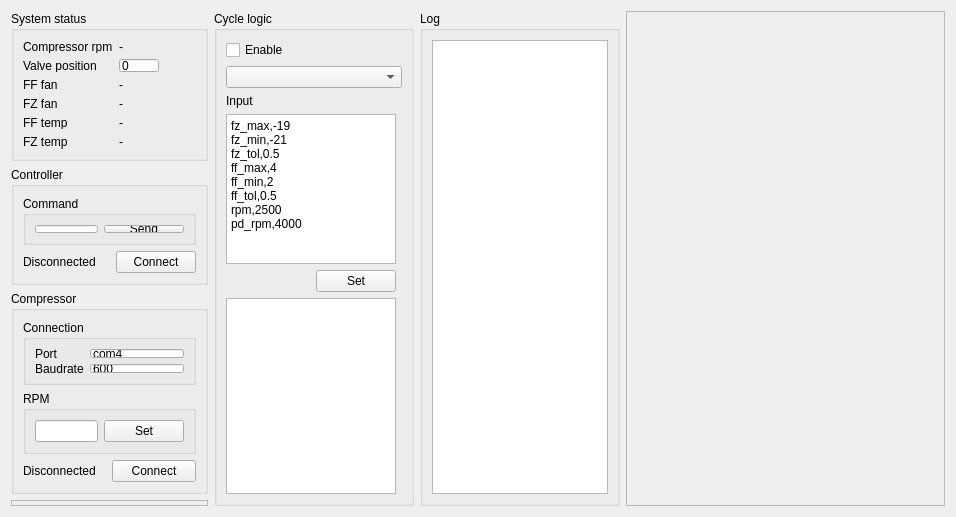
<?xml version="1.0" encoding="UTF-8"?>
<ui version="4.0">
 <class>Form</class>
 <widget class="QWidget" name="Form">
  <property name="geometry">
   <rect>
    <x>0</x>
    <y>0</y>
    <width>956</width>
    <height>517</height>
   </rect>
  </property>
  <property name="windowTitle">
   <string>Form</string>
  </property>
  <layout class="QGridLayout" name="gridLayout">
   <item row="0" column="0">
    <widget class="QGroupBox" name="groupBox_5">
     <property name="maximumSize">
      <size>
       <width>197</width>
       <height>150</height>
      </size>
     </property>
     <property name="title">
      <string>System status</string>
     </property>
     <layout class="QGridLayout" name="gridLayout_4">
      <item row="0" column="0">
       <layout class="QFormLayout" name="formLayout_10">
        <item row="0" column="0">
         <widget class="QLabel" name="label_22">
          <property name="text">
           <string>Compressor rpm</string>
          </property>
         </widget>
        </item>
        <item row="0" column="1">
         <widget class="QLabel" name="statuscomp">
          <property name="minimumSize">
           <size>
            <width>50</width>
            <height>0</height>
           </size>
          </property>
          <property name="text">
           <string>-</string>
          </property>
         </widget>
        </item>
        <item row="1" column="0">
         <widget class="QLabel" name="label_4">
          <property name="text">
           <string>Valve position</string>
          </property>
         </widget>
        </item>
        <item row="1" column="1">
         <widget class="QLineEdit" name="statusstep">
          <property name="maximumSize">
           <size>
            <width>40</width>
            <height>16777215</height>
           </size>
          </property>
          <property name="text">
           <string>0</string>
          </property>
         </widget>
        </item>
        <item row="2" column="0">
         <widget class="QLabel" name="label_7">
          <property name="text">
           <string>FF fan</string>
          </property>
         </widget>
        </item>
        <item row="2" column="1">
         <widget class="QLabel" name="statusfffan">
          <property name="minimumSize">
           <size>
            <width>50</width>
            <height>0</height>
           </size>
          </property>
          <property name="text">
           <string>-</string>
          </property>
         </widget>
        </item>
        <item row="3" column="0">
         <widget class="QLabel" name="label_11">
          <property name="text">
           <string>FZ fan</string>
          </property>
         </widget>
        </item>
        <item row="3" column="1">
         <widget class="QLabel" name="statusfzfan">
          <property name="minimumSize">
           <size>
            <width>50</width>
            <height>0</height>
           </size>
          </property>
          <property name="text">
           <string>-</string>
          </property>
         </widget>
        </item>
        <item row="4" column="0">
         <widget class="QLabel" name="label">
          <property name="text">
           <string>FF temp</string>
          </property>
         </widget>
        </item>
        <item row="5" column="0">
         <widget class="QLabel" name="label_2">
          <property name="text">
           <string>FZ temp</string>
          </property>
         </widget>
        </item>
        <item row="4" column="1">
         <widget class="QLabel" name="statusfftemp">
          <property name="text">
           <string>-</string>
          </property>
         </widget>
        </item>
        <item row="5" column="1">
         <widget class="QLabel" name="statusfztemp">
          <property name="text">
           <string>-</string>
          </property>
         </widget>
        </item>
       </layout>
      </item>
     </layout>
    </widget>
   </item>
   <item row="0" column="1" rowspan="4">
    <widget class="QGroupBox" name="groupBox_2">
     <property name="maximumSize">
      <size>
       <width>200</width>
       <height>16777215</height>
      </size>
     </property>
     <property name="title">
      <string>Cycle logic</string>
     </property>
     <layout class="QGridLayout" name="gridLayout_7">
      <item row="0" column="0">
       <widget class="QCheckBox" name="enablelogic">
        <property name="text">
         <string>Enable</string>
        </property>
       </widget>
      </item>
      <item row="1" column="0" rowspan="2" colspan="2">
       <widget class="QComboBox" name="logicselector"/>
      </item>
      <item row="3" column="0">
       <widget class="QLabel" name="label_3">
        <property name="text">
         <string>Input</string>
        </property>
       </widget>
      </item>
      <item row="6" column="0" alignment="Qt::AlignRight">
       <widget class="QPushButton" name="setlogic">
        <property name="text">
         <string>Set</string>
        </property>
       </widget>
      </item>
      <item row="4" column="0">
       <widget class="QPlainTextEdit" name="logicinput">
        <property name="maximumSize">
         <size>
          <width>16777215</width>
          <height>150</height>
         </size>
        </property>
        <property name="plainText">
         <string>fz_max,-19
fz_min,-21
fz_tol,0.5
ff_max,4
ff_min,2
ff_tol,0.5
rpm,2500
pd_rpm,4000</string>
        </property>
       </widget>
      </item>
      <item row="7" column="0">
       <widget class="QPlainTextEdit" name="cyclelog"/>
      </item>
     </layout>
    </widget>
   </item>
   <item row="0" column="2" rowspan="4">
    <widget class="QGroupBox" name="groupBox">
     <property name="maximumSize">
      <size>
       <width>200</width>
       <height>16777215</height>
      </size>
     </property>
     <property name="title">
      <string>Log</string>
     </property>
     <layout class="QGridLayout" name="gridLayout_2">
      <item row="0" column="0">
       <widget class="QPlainTextEdit" name="console"/>
      </item>
     </layout>
    </widget>
   </item>
   <item row="0" column="3" rowspan="4">
    <widget class="QFrame" name="frame_2">
     <property name="frameShape">
      <enum>QFrame::StyledPanel</enum>
     </property>
     <property name="frameShadow">
      <enum>QFrame::Raised</enum>
     </property>
    </widget>
   </item>
   <item row="1" column="0">
    <widget class="QGroupBox" name="groupBox_10">
     <property name="maximumSize">
      <size>
       <width>197</width>
       <height>118</height>
      </size>
     </property>
     <property name="title">
      <string>Controller</string>
     </property>
     <layout class="QGridLayout" name="gridLayout_11">
      <item row="1" column="0" colspan="2">
       <widget class="QGroupBox" name="groupBox_7">
        <property name="title">
         <string>Command</string>
        </property>
        <layout class="QGridLayout" name="gridLayout_13">
         <item row="0" column="0">
          <widget class="QLineEdit" name="controltest_text"/>
         </item>
         <item row="0" column="1">
          <widget class="QPushButton" name="controltest">
           <property name="text">
            <string>Send</string>
           </property>
          </widget>
         </item>
        </layout>
       </widget>
      </item>
      <item row="2" column="0">
       <widget class="QLabel" name="arduinostatus">
        <property name="text">
         <string>Disconnected</string>
        </property>
       </widget>
      </item>
      <item row="2" column="1" alignment="Qt::AlignRight">
       <widget class="QPushButton" name="connect">
        <property name="text">
         <string>Connect</string>
        </property>
       </widget>
      </item>
     </layout>
    </widget>
   </item>
   <item row="2" column="0">
    <widget class="QGroupBox" name="groupBox_9">
     <property name="maximumSize">
      <size>
       <width>197</width>
       <height>203</height>
      </size>
     </property>
     <property name="title">
      <string>Compressor</string>
     </property>
     <layout class="QGridLayout" name="gridLayout_10">
      <item row="2" column="1">
       <widget class="QPushButton" name="connectinverter">
        <property name="text">
         <string>Connect</string>
        </property>
       </widget>
      </item>
      <item row="2" column="0">
       <widget class="QLabel" name="inverterstatus">
        <property name="text">
         <string>Disconnected</string>
        </property>
       </widget>
      </item>
      <item row="1" column="0" colspan="2">
       <widget class="QGroupBox" name="groupBox_6">
        <property name="title">
         <string>RPM</string>
        </property>
        <layout class="QGridLayout" name="gridLayout_9">
         <item row="0" column="1">
          <widget class="QPushButton" name="sendrpm">
           <property name="text">
            <string>Set</string>
           </property>
          </widget>
         </item>
         <item row="0" column="0">
          <widget class="QLineEdit" name="rpminput"/>
         </item>
        </layout>
       </widget>
      </item>
      <item row="0" column="0" colspan="2">
       <widget class="QGroupBox" name="groupBox_4">
        <property name="title">
         <string>Connection</string>
        </property>
        <layout class="QGridLayout" name="gridLayout_8">
         <item row="0" column="0">
          <layout class="QFormLayout" name="formLayout_5">
           <item row="0" column="0">
            <widget class="QLabel" name="label_14">
             <property name="text">
              <string>Port</string>
             </property>
            </widget>
           </item>
           <item row="1" column="0">
            <widget class="QLabel" name="label_15">
             <property name="text">
              <string>Baudrate</string>
             </property>
            </widget>
           </item>
           <item row="1" column="1">
            <widget class="QLineEdit" name="compbaud">
             <property name="text">
              <string>600</string>
             </property>
            </widget>
           </item>
           <item row="0" column="1">
            <widget class="QLineEdit" name="compport">
             <property name="text">
              <string>com4</string>
             </property>
            </widget>
           </item>
          </layout>
         </item>
        </layout>
       </widget>
      </item>
     </layout>
    </widget>
   </item>
   <item row="3" column="0">
    <widget class="QFrame" name="frame">
     <property name="frameShape">
      <enum>QFrame::StyledPanel</enum>
     </property>
     <property name="frameShadow">
      <enum>QFrame::Raised</enum>
     </property>
    </widget>
   </item>
  </layout>
 </widget>
 <resources/>
 <connections/>
</ui>
